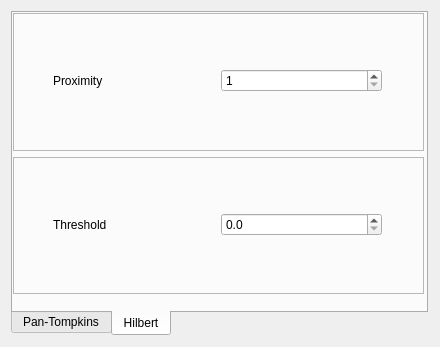
<?xml version="1.0" encoding="UTF-8"?>
<ui version="4.0">
 <class>RPeaksForm</class>
 <widget class="QDialog" name="RPeaksForm">
  <property name="geometry">
   <rect>
    <x>0</x>
    <y>0</y>
    <width>440</width>
    <height>347</height>
   </rect>
  </property>
  <property name="windowTitle">
   <string>Dialog</string>
  </property>
  <layout class="QHBoxLayout" name="horizontalLayout_8">
   <item>
    <widget class="QTabWidget" name="AlgForm">
     <property name="sizePolicy">
      <sizepolicy hsizetype="Fixed" vsizetype="Fixed">
       <horstretch>0</horstretch>
       <verstretch>0</verstretch>
      </sizepolicy>
     </property>
     <property name="minimumSize">
      <size>
       <width>417</width>
       <height>325</height>
      </size>
     </property>
     <property name="maximumSize">
      <size>
       <width>417</width>
       <height>325</height>
      </size>
     </property>
     <property name="tabPosition">
      <enum>QTabWidget::TabPosition::South</enum>
     </property>
     <property name="currentIndex">
      <number>1</number>
     </property>
     <widget class="QWidget" name="PT">
      <attribute name="title">
       <string>Pan-Tompkins</string>
      </attribute>
      <widget class="QWidget" name="verticalLayoutWidget_2">
       <property name="geometry">
        <rect>
         <x>0</x>
         <y>0</y>
         <width>411</width>
         <height>281</height>
        </rect>
       </property>
       <layout class="QVBoxLayout" name="verticalLayout_3">
        <item>
         <layout class="QHBoxLayout" name="horizontalLayout_5">
          <item>
           <spacer name="horizontalSpacer">
            <property name="orientation">
             <enum>Qt::Orientation::Horizontal</enum>
            </property>
            <property name="sizeType">
             <enum>QSizePolicy::Policy::Fixed</enum>
            </property>
            <property name="sizeHint" stdset="0">
             <size>
              <width>40</width>
              <height>20</height>
             </size>
            </property>
           </spacer>
          </item>
          <item>
           <widget class="QLabel" name="label_5">
            <property name="layoutDirection">
             <enum>Qt::LayoutDirection::LeftToRight</enum>
            </property>
            <property name="frameShape">
             <enum>QFrame::Shape::NoFrame</enum>
            </property>
            <property name="text">
             <string>Window Length</string>
            </property>
           </widget>
          </item>
          <item>
           <widget class="QSpinBox" name="PT_WL_SpinBox">
            <property name="minimumSize">
             <size>
              <width>100</width>
              <height>0</height>
             </size>
            </property>
            <property name="minimum">
             <number>0</number>
            </property>
            <property name="maximum">
             <number>300</number>
            </property>
           </widget>
          </item>
          <item>
           <spacer name="horizontalSpacer_3">
            <property name="orientation">
             <enum>Qt::Orientation::Horizontal</enum>
            </property>
            <property name="sizeType">
             <enum>QSizePolicy::Policy::Fixed</enum>
            </property>
            <property name="sizeHint" stdset="0">
             <size>
              <width>40</width>
              <height>20</height>
             </size>
            </property>
           </spacer>
          </item>
         </layout>
        </item>
        <item>
         <widget class="QFrame" name="frame">
          <property name="frameShape">
           <enum>QFrame::Shape::StyledPanel</enum>
          </property>
          <property name="frameShadow">
           <enum>QFrame::Shadow::Raised</enum>
          </property>
          <widget class="QWidget" name="">
           <property name="geometry">
            <rect>
             <x>0</x>
             <y>0</y>
             <width>409</width>
             <height>136</height>
            </rect>
           </property>
           <layout class="QHBoxLayout" name="horizontalLayout_6">
            <item>
             <spacer name="horizontalSpacer_2">
              <property name="orientation">
               <enum>Qt::Orientation::Horizontal</enum>
              </property>
              <property name="sizeType">
               <enum>QSizePolicy::Policy::Fixed</enum>
              </property>
              <property name="sizeHint" stdset="0">
               <size>
                <width>40</width>
                <height>20</height>
               </size>
              </property>
             </spacer>
            </item>
            <item>
             <widget class="QLabel" name="label_6">
              <property name="text">
               <string>Threshold</string>
              </property>
             </widget>
            </item>
            <item>
             <widget class="QDoubleSpinBox" name="PT_T_SpinBox">
              <property name="minimumSize">
               <size>
                <width>100</width>
                <height>0</height>
               </size>
              </property>
              <property name="decimals">
               <number>1</number>
              </property>
              <property name="maximum">
               <double>20.000000000000000</double>
              </property>
              <property name="singleStep">
               <double>0.100000000000000</double>
              </property>
             </widget>
            </item>
            <item>
             <spacer name="horizontalSpacer_4">
              <property name="orientation">
               <enum>Qt::Orientation::Horizontal</enum>
              </property>
              <property name="sizeType">
               <enum>QSizePolicy::Policy::Fixed</enum>
              </property>
              <property name="sizeHint" stdset="0">
               <size>
                <width>40</width>
                <height>20</height>
               </size>
              </property>
             </spacer>
            </item>
           </layout>
          </widget>
         </widget>
        </item>
       </layout>
      </widget>
     </widget>
     <widget class="QWidget" name="Hilbert">
      <attribute name="title">
       <string>Hilbert</string>
      </attribute>
      <widget class="QWidget" name="verticalLayoutWidget_3">
       <property name="geometry">
        <rect>
         <x>0</x>
         <y>0</y>
         <width>411</width>
         <height>281</height>
        </rect>
       </property>
       <layout class="QVBoxLayout" name="verticalLayout_4">
        <item>
         <widget class="QFrame" name="frame_4">
          <property name="frameShape">
           <enum>QFrame::Shape::StyledPanel</enum>
          </property>
          <property name="frameShadow">
           <enum>QFrame::Shadow::Raised</enum>
          </property>
          <widget class="QWidget" name="">
           <property name="geometry">
            <rect>
             <x>0</x>
             <y>0</y>
             <width>409</width>
             <height>136</height>
            </rect>
           </property>
           <layout class="QHBoxLayout" name="horizontalLayout_7">
            <item>
             <spacer name="horizontalSpacer_5">
              <property name="orientation">
               <enum>Qt::Orientation::Horizontal</enum>
              </property>
              <property name="sizeType">
               <enum>QSizePolicy::Policy::Fixed</enum>
              </property>
              <property name="sizeHint" stdset="0">
               <size>
                <width>40</width>
                <height>20</height>
               </size>
              </property>
             </spacer>
            </item>
            <item>
             <widget class="QLabel" name="label_7">
              <property name="layoutDirection">
               <enum>Qt::LayoutDirection::LeftToRight</enum>
              </property>
              <property name="frameShape">
               <enum>QFrame::Shape::NoFrame</enum>
              </property>
              <property name="text">
               <string>Proximity</string>
              </property>
             </widget>
            </item>
            <item>
             <widget class="QSpinBox" name="H_P_SpinBox">
              <property name="minimumSize">
               <size>
                <width>100</width>
                <height>0</height>
               </size>
              </property>
              <property name="minimum">
               <number>1</number>
              </property>
              <property name="maximum">
               <number>300</number>
              </property>
             </widget>
            </item>
            <item>
             <spacer name="horizontalSpacer_6">
              <property name="orientation">
               <enum>Qt::Orientation::Horizontal</enum>
              </property>
              <property name="sizeType">
               <enum>QSizePolicy::Policy::Fixed</enum>
              </property>
              <property name="sizeHint" stdset="0">
               <size>
                <width>40</width>
                <height>20</height>
               </size>
              </property>
             </spacer>
            </item>
           </layout>
          </widget>
         </widget>
        </item>
        <item>
         <widget class="QFrame" name="frame_3">
          <property name="frameShape">
           <enum>QFrame::Shape::StyledPanel</enum>
          </property>
          <property name="frameShadow">
           <enum>QFrame::Shadow::Raised</enum>
          </property>
          <widget class="QWidget" name="">
           <property name="geometry">
            <rect>
             <x>0</x>
             <y>0</y>
             <width>409</width>
             <height>136</height>
            </rect>
           </property>
           <layout class="QHBoxLayout" name="horizontalLayout_9">
            <item>
             <spacer name="horizontalSpacer_7">
              <property name="orientation">
               <enum>Qt::Orientation::Horizontal</enum>
              </property>
              <property name="sizeType">
               <enum>QSizePolicy::Policy::Fixed</enum>
              </property>
              <property name="sizeHint" stdset="0">
               <size>
                <width>40</width>
                <height>20</height>
               </size>
              </property>
             </spacer>
            </item>
            <item>
             <widget class="QLabel" name="label_8">
              <property name="text">
               <string>Threshold</string>
              </property>
             </widget>
            </item>
            <item>
             <widget class="QDoubleSpinBox" name="H_T_SpinBox">
              <property name="minimumSize">
               <size>
                <width>100</width>
                <height>0</height>
               </size>
              </property>
              <property name="decimals">
               <number>1</number>
              </property>
              <property name="maximum">
               <double>20.000000000000000</double>
              </property>
              <property name="singleStep">
               <double>0.100000000000000</double>
              </property>
             </widget>
            </item>
            <item>
             <spacer name="horizontalSpacer_8">
              <property name="orientation">
               <enum>Qt::Orientation::Horizontal</enum>
              </property>
              <property name="sizeType">
               <enum>QSizePolicy::Policy::Fixed</enum>
              </property>
              <property name="sizeHint" stdset="0">
               <size>
                <width>40</width>
                <height>20</height>
               </size>
              </property>
             </spacer>
            </item>
           </layout>
          </widget>
         </widget>
        </item>
       </layout>
      </widget>
     </widget>
    </widget>
   </item>
  </layout>
 </widget>
 <resources/>
 <connections/>
</ui>
